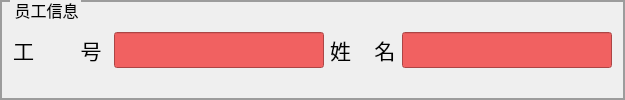
    <widget class="QGroupBox" name="groupBox">
     <property name="font">
      <font>
       <pointsize>12</pointsize>
      </font>
     </property>
     <property name="styleSheet">
      <string notr="true"> QGroupBox {
            border-color: rgb(156, 156, 156);
            border-width: 2px;
            border-style: solid;
            margin-top: 0.5ex;
        }
        QGroupBox::title {
            subcontrol-origin: margin;
            subcontrol-position: top left;
            left: 10px;
            margin-left: 2px;
            padding: 0  0px;
        }</string>
     </property>
     <property name="title">
      <string>员工信息</string>
     </property>
     <layout class="QHBoxLayout" name="horizontalLayout_15">
      <item>
       <layout class="QHBoxLayout" name="horizontalLayout_8">
        <item>
         <layout class="QHBoxLayout" name="horizontalLayout_20" stretch="0,0">
          <item>
           <widget class="QLabel" name="label_18">
            <property name="font">
             <font>
              <pointsize>16</pointsize>
             </font>
            </property>
            <property name="styleSheet">
             <string notr="true"/>
            </property>
            <property name="text">
             <string>工        号 </string>
            </property>
           </widget>
          </item>
          <item>
           <widget class="MyLEdit" name="lineEdit_16">
            <property name="enabled">
             <bool>false</bool>
            </property>
            <property name="palette">
             <palette>
              <active>
               <colorrole role="WindowText">
                <brush brushstyle="SolidPattern">
                 <color alpha="255">
                  <red>0</red>
                  <green>0</green>
                  <blue>0</blue>
                 </color>
                </brush>
               </colorrole>
               <colorrole role="Button">
                <brush brushstyle="SolidPattern">
                 <color alpha="255">
                  <red>241</red>
                  <green>97</green>
                  <blue>97</blue>
                 </color>
                </brush>
               </colorrole>
               <colorrole role="Text">
                <brush brushstyle="SolidPattern">
                 <color alpha="255">
                  <red>0</red>
                  <green>0</green>
                  <blue>0</blue>
                 </color>
                </brush>
               </colorrole>
               <colorrole role="ButtonText">
                <brush brushstyle="SolidPattern">
                 <color alpha="255">
                  <red>0</red>
                  <green>0</green>
                  <blue>0</blue>
                 </color>
                </brush>
               </colorrole>
               <colorrole role="Base">
                <brush brushstyle="SolidPattern">
                 <color alpha="255">
                  <red>241</red>
                  <green>97</green>
                  <blue>97</blue>
                 </color>
                </brush>
               </colorrole>
               <colorrole role="Window">
                <brush brushstyle="SolidPattern">
                 <color alpha="255">
                  <red>241</red>
                  <green>97</green>
                  <blue>97</blue>
                 </color>
                </brush>
               </colorrole>
              </active>
              <inactive>
               <colorrole role="WindowText">
                <brush brushstyle="SolidPattern">
                 <color alpha="255">
                  <red>0</red>
                  <green>0</green>
                  <blue>0</blue>
                 </color>
                </brush>
               </colorrole>
               <colorrole role="Button">
                <brush brushstyle="SolidPattern">
                 <color alpha="255">
                  <red>241</red>
                  <green>97</green>
                  <blue>97</blue>
                 </color>
                </brush>
               </colorrole>
               <colorrole role="Text">
                <brush brushstyle="SolidPattern">
                 <color alpha="255">
                  <red>0</red>
                  <green>0</green>
                  <blue>0</blue>
                 </color>
                </brush>
               </colorrole>
               <colorrole role="ButtonText">
                <brush brushstyle="SolidPattern">
                 <color alpha="255">
                  <red>0</red>
                  <green>0</green>
                  <blue>0</blue>
                 </color>
                </brush>
               </colorrole>
               <colorrole role="Base">
                <brush brushstyle="SolidPattern">
                 <color alpha="255">
                  <red>241</red>
                  <green>97</green>
                  <blue>97</blue>
                 </color>
                </brush>
               </colorrole>
               <colorrole role="Window">
                <brush brushstyle="SolidPattern">
                 <color alpha="255">
                  <red>241</red>
                  <green>97</green>
                  <blue>97</blue>
                 </color>
                </brush>
               </colorrole>
              </inactive>
              <disabled>
               <colorrole role="WindowText">
                <brush brushstyle="SolidPattern">
                 <color alpha="255">
                  <red>0</red>
                  <green>0</green>
                  <blue>0</blue>
                 </color>
                </brush>
               </colorrole>
               <colorrole role="Button">
                <brush brushstyle="SolidPattern">
                 <color alpha="255">
                  <red>241</red>
                  <green>97</green>
                  <blue>97</blue>
                 </color>
                </brush>
               </colorrole>
               <colorrole role="Text">
                <brush brushstyle="SolidPattern">
                 <color alpha="255">
                  <red>0</red>
                  <green>0</green>
                  <blue>0</blue>
                 </color>
                </brush>
               </colorrole>
               <colorrole role="ButtonText">
                <brush brushstyle="SolidPattern">
                 <color alpha="255">
                  <red>0</red>
                  <green>0</green>
                  <blue>0</blue>
                 </color>
                </brush>
               </colorrole>
               <colorrole role="Base">
                <brush brushstyle="SolidPattern">
                 <color alpha="255">
                  <red>241</red>
                  <green>97</green>
                  <blue>97</blue>
                 </color>
                </brush>
               </colorrole>
               <colorrole role="Window">
                <brush brushstyle="SolidPattern">
                 <color alpha="255">
                  <red>241</red>
                  <green>97</green>
                  <blue>97</blue>
                 </color>
                </brush>
               </colorrole>
              </disabled>
             </palette>
            </property>
            <property name="font">
             <font>
              <pointsize>18</pointsize>
             </font>
            </property>
            <property name="styleSheet">
             <string notr="true">color:black;
background-color:rgb(241,97,97)</string>
            </property>
            <property name="alignment">
             <set>Qt::AlignCenter</set>
            </property>
           </widget>
          </item>
         </layout>
        </item>
        <item>
         <layout class="QHBoxLayout" name="horizontalLayout_21" stretch="0,0">
          <item>
           <widget class="QLabel" name="label_19">
            <property name="font">
             <font>
              <pointsize>16</pointsize>
             </font>
            </property>
            <property name="styleSheet">
             <string notr="true"/>
            </property>
            <property name="text">
             <string>姓    名</string>
            </property>
           </widget>
          </item>
          <item>
           <widget class="MyLEdit" name="lineEdit_17">
            <property name="enabled">
             <bool>true</bool>
            </property>
            <property name="palette">
             <palette>
              <active>
               <colorrole role="WindowText">
                <brush brushstyle="SolidPattern">
                 <color alpha="255">
                  <red>0</red>
                  <green>0</green>
                  <blue>0</blue>
                 </color>
                </brush>
               </colorrole>
               <colorrole role="Button">
                <brush brushstyle="SolidPattern">
                 <color alpha="255">
                  <red>241</red>
                  <green>97</green>
                  <blue>97</blue>
                 </color>
                </brush>
               </colorrole>
               <colorrole role="Text">
                <brush brushstyle="SolidPattern">
                 <color alpha="255">
                  <red>0</red>
                  <green>0</green>
                  <blue>0</blue>
                 </color>
                </brush>
               </colorrole>
               <colorrole role="ButtonText">
                <brush brushstyle="SolidPattern">
                 <color alpha="255">
                  <red>0</red>
                  <green>0</green>
                  <blue>0</blue>
                 </color>
                </brush>
               </colorrole>
               <colorrole role="Base">
                <brush brushstyle="SolidPattern">
                 <color alpha="255">
                  <red>241</red>
                  <green>97</green>
                  <blue>97</blue>
                 </color>
                </brush>
               </colorrole>
               <colorrole role="Window">
                <brush brushstyle="SolidPattern">
                 <color alpha="255">
                  <red>241</red>
                  <green>97</green>
                  <blue>97</blue>
                 </color>
                </brush>
               </colorrole>
              </active>
              <inactive>
               <colorrole role="WindowText">
                <brush brushstyle="SolidPattern">
                 <color alpha="255">
                  <red>0</red>
                  <green>0</green>
                  <blue>0</blue>
                 </color>
                </brush>
               </colorrole>
               <colorrole role="Button">
                <brush brushstyle="SolidPattern">
                 <color alpha="255">
                  <red>241</red>
                  <green>97</green>
                  <blue>97</blue>
                 </color>
                </brush>
               </colorrole>
               <colorrole role="Text">
                <brush brushstyle="SolidPattern">
                 <color alpha="255">
                  <red>0</red>
                  <green>0</green>
                  <blue>0</blue>
                 </color>
                </brush>
               </colorrole>
               <colorrole role="ButtonText">
                <brush brushstyle="SolidPattern">
                 <color alpha="255">
                  <red>0</red>
                  <green>0</green>
                  <blue>0</blue>
                 </color>
                </brush>
               </colorrole>
               <colorrole role="Base">
                <brush brushstyle="SolidPattern">
                 <color alpha="255">
                  <red>241</red>
                  <green>97</green>
                  <blue>97</blue>
                 </color>
                </brush>
               </colorrole>
               <colorrole role="Window">
                <brush brushstyle="SolidPattern">
                 <color alpha="255">
                  <red>241</red>
                  <green>97</green>
                  <blue>97</blue>
                 </color>
                </brush>
               </colorrole>
              </inactive>
              <disabled>
               <colorrole role="WindowText">
                <brush brushstyle="SolidPattern">
                 <color alpha="255">
                  <red>0</red>
                  <green>0</green>
                  <blue>0</blue>
                 </color>
                </brush>
               </colorrole>
               <colorrole role="Button">
                <brush brushstyle="SolidPattern">
                 <color alpha="255">
                  <red>241</red>
                  <green>97</green>
                  <blue>97</blue>
                 </color>
                </brush>
               </colorrole>
               <colorrole role="Text">
                <brush brushstyle="SolidPattern">
                 <color alpha="255">
                  <red>0</red>
                  <green>0</green>
                  <blue>0</blue>
                 </color>
                </brush>
               </colorrole>
               <colorrole role="ButtonText">
                <brush brushstyle="SolidPattern">
                 <color alpha="255">
                  <red>0</red>
                  <green>0</green>
                  <blue>0</blue>
                 </color>
                </brush>
               </colorrole>
               <colorrole role="Base">
                <brush brushstyle="SolidPattern">
                 <color alpha="255">
                  <red>241</red>
                  <green>97</green>
                  <blue>97</blue>
                 </color>
                </brush>
               </colorrole>
               <colorrole role="Window">
                <brush brushstyle="SolidPattern">
                 <color alpha="255">
                  <red>241</red>
                  <green>97</green>
                  <blue>97</blue>
                 </color>
                </brush>
               </colorrole>
              </disabled>
             </palette>
            </property>
            <property name="font">
             <font>
              <pointsize>18</pointsize>
             </font>
            </property>
            <property name="styleSheet">
             <string notr="true">color:black;
background-color:rgb(241,97,97)</string>
            </property>
            <property name="alignment">
             <set>Qt::AlignCenter</set>
            </property>
           </widget>
          </item>
         </layout>
        </item>
       </layout>
      </item>
     </layout>
    </widget>
